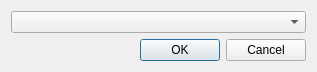
<?xml version="1.0" encoding="UTF-8"?>
<ui version="4.0">
 <class>History</class>
 <widget class="QDialog" name="History">
  <property name="geometry">
   <rect>
    <x>0</x>
    <y>0</y>
    <width>317</width>
    <height>67</height>
   </rect>
  </property>
  <property name="windowTitle">
   <string>Historie vyhledávání</string>
  </property>
  <layout class="QGridLayout" name="gridLayout">
   <item row="0" column="0">
    <widget class="QComboBox" name="comboBox"/>
   </item>
   <item row="1" column="0">
    <widget class="QDialogButtonBox" name="buttonBox">
     <property name="orientation">
      <enum>Qt::Horizontal</enum>
     </property>
     <property name="standardButtons">
      <set>QDialogButtonBox::Cancel|QDialogButtonBox::Ok</set>
     </property>
    </widget>
   </item>
  </layout>
 </widget>
 <resources/>
 <connections>
  <connection>
   <sender>buttonBox</sender>
   <signal>accepted()</signal>
   <receiver>History</receiver>
   <slot>accept()</slot>
   <hints>
    <hint type="sourcelabel">
     <x>248</x>
     <y>254</y>
    </hint>
    <hint type="destinationlabel">
     <x>157</x>
     <y>274</y>
    </hint>
   </hints>
  </connection>
  <connection>
   <sender>buttonBox</sender>
   <signal>rejected()</signal>
   <receiver>History</receiver>
   <slot>reject()</slot>
   <hints>
    <hint type="sourcelabel">
     <x>316</x>
     <y>260</y>
    </hint>
    <hint type="destinationlabel">
     <x>286</x>
     <y>274</y>
    </hint>
   </hints>
  </connection>
 </connections>
</ui>
